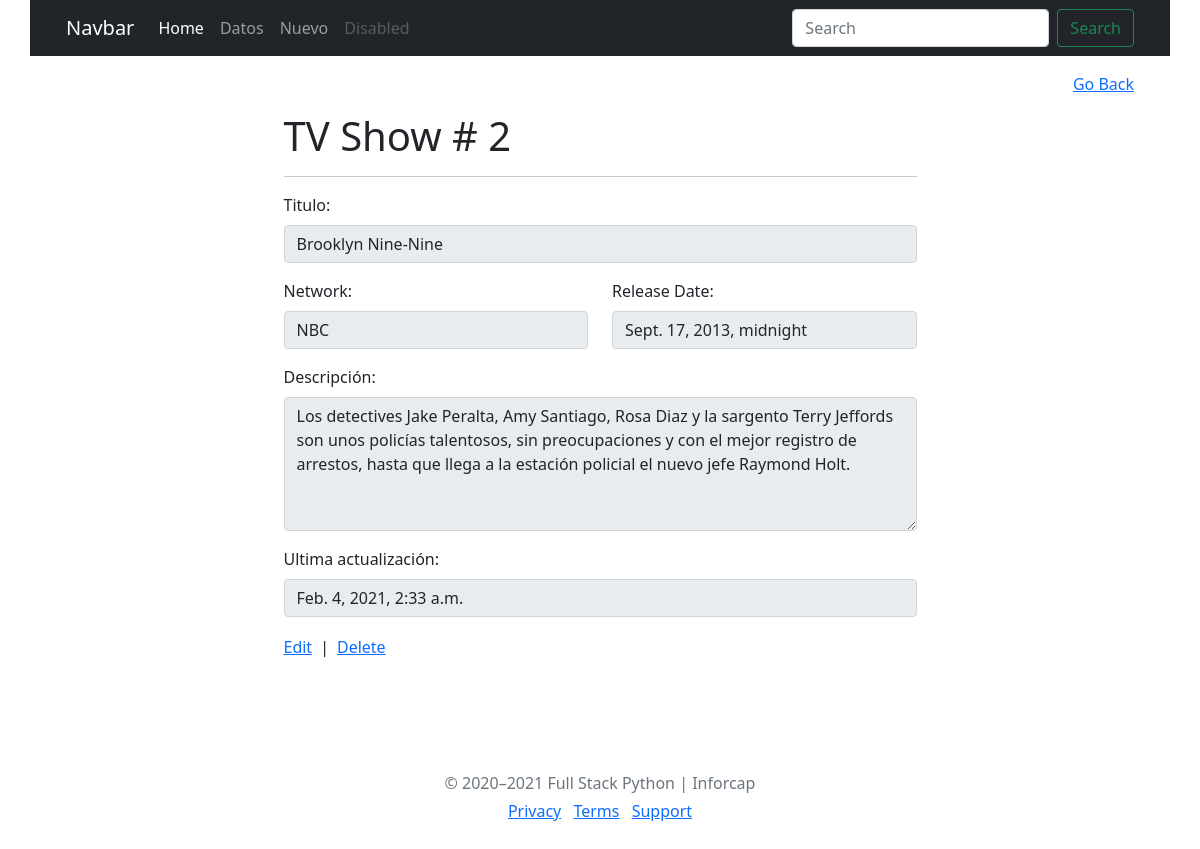
Page /shows/2 on the committed database.
### TV/models.py (models this page shows)
class Libro(models.Model):
    title = models.CharField(max_length=255)
    netword = models.CharField(max_length=255)
    release_date = models.DateTimeField()
    description = models.TextField(null=True)
    created_at = models.DateTimeField(auto_now_add=True)
    updated_at = models.DateTimeField(auto_now=True)
    objects = Libro_manager()

### TV/views.py (the view)
# urls.py: path('<op>', views.show_one),
def show_one(request, op):
    libro=Libro.objects.get(id=int(op))
    context={
        'id': libro.id,
        'network': libro.netword,
        'titulo': libro.title,
        'fecha': libro.release_date,
        'descripcion': libro.description,
        'actualizado': libro.updated_at
    }
    return render(request, "show_one.html", context)

### TV/templates/show_one.html
{%  extends 'index.html' %}
    {% block respuesta %}
        <div class="main col-7 p-3 mx-auto justify-content-center">
                  <h1>TV Show # {{ id }}</h1><hr>
        <fieldset disabled>
              <div class="mb-3">
                    <label for="titulo" class="form-label">Titulo:</label>
                    <input type="text" class="form-control" id="titulo" name="t1" aria-describedby="emailHelp" value="{{ titulo }}">
                </div>
                <div class="row">
                    <div class="mb-3 col-6">
                        <label for="titulo" class="form-label">Network:</label>
                        <input type="text" class="form-control" aria-describedby="emailHelp" value="{{ network }}">
                    </div>
                    <div class="mb-3 col-6">
                        <label for="cfecha" class="form-label">Release Date: </label>
                        <input type="text" class="form-control" id="cfecha" value="{{ fecha }}">
                    </div>
                </div>
                <div class="mb-3">
                    <label for="cdescription" class="form-label">Descripción:</label>
                    <textarea class="form-control" name="d1" id="cdescription" rows="5" >{{ descripcion }}</textarea>
                </div>
              <div class="mb-3">
                    <label for="titulo" class="form-label">Ultima actualización:</label>
                    <input type="text" class="form-control"  aria-describedby="emailHelp" value="{{ actualizado }}">
                </div>
            </fieldset>
     <div class="btn-group" role="group" aria-label="Basic mixed styles example">
            <a href="/shows/{{ id }}/edit" class="text-start me-2">Edit </a> |
            <a href="/shows/{{ id }}/destroy" class="text-start ms-2">Delete</a>
        </div>
</div>
    {% endblock %}

### rows in the picture
Libro: t1 "Brooklyn Nine-Nine", netword "NBC", release_date "Sept. 17, 2013, midnight", d1 "Los detectives Jake Peralta, Amy Santiago, Rosa Diaz y la sargento Terry Jeffords son unos policías talentosos, sin preocupaciones y con el mejor registro de arrestos, hasta que llega a la estación policial el nuevo jefe Raymond Holt.", updated_at "Feb. 4, 2021, 2:33 a.m."

### other values in the picture
{{ id }} "2"
